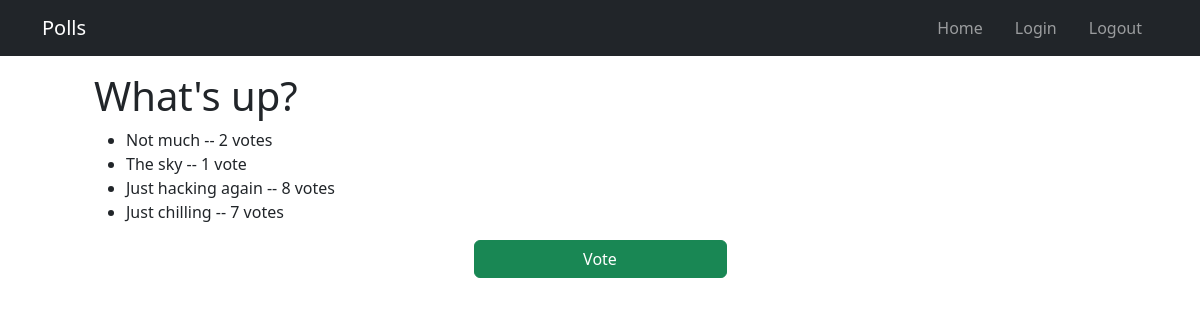
/1/results/, run on an earlier commit of the app's database.
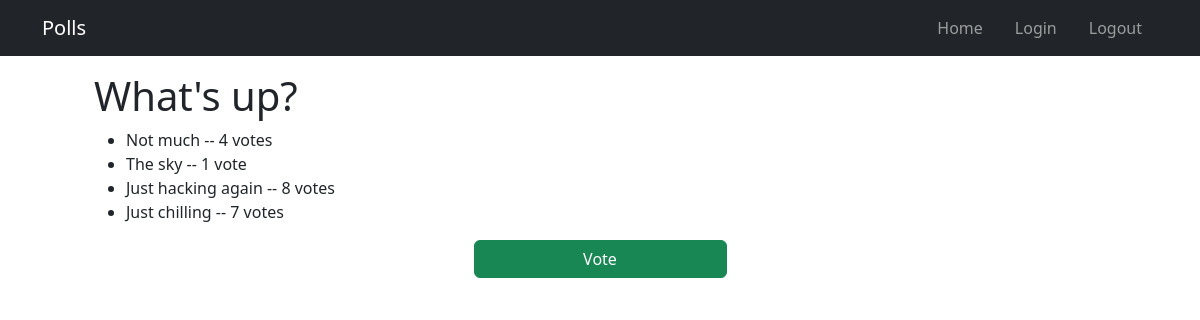
And on a later commit of the database.
### main/models.py (models this page shows, shortened)
class Question(models.Model):
    question_text = models.CharField(max_length=200)
    pub_date = models.DateTimeField("date published")

class Choice(models.Model):
    question = models.ForeignKey(Question, on_delete=models.CASCADE)
    choice_text = models.CharField(max_length=200)
    votes = models.IntegerField(default=0)

### main/views.py (the view)
# urls.py: path("<int:question_id>/results/", views.results, name="results"),
def results(request, question_id):
    question = get_object_or_404(Question, pk=question_id)
    return render(request, "main/results.html", {"question": question})

### main/templates/main/results.html
{% extends "main/base.html" %}
{% block content %}
    <div class="container px-5">
        <h1>{{ question.question_text }}</h1>
        <ul>
            {% for choice in question.choice_set.all %}
                <li>{{ choice.choice_text }} -- {{ choice.votes }} vote{{ choice.votes|pluralize }}</li>
            {% endfor %}
        </ul>
    </div>
    <div class="container d-grid gap-2 col-3">
        <a class="btn btn-success" href="{% url 'main:detail' question.id %}">Vote</a>
    </div>
{% endblock content %}

### main/templates/main/base.html (shortened to what this page needs)
{% load static %}
<!DOCTYPE html>
<html>
    <head>
        <link href="https://cdn.jsdelivr.net/npm/bootstrap@5.3.2/dist/css/bootstrap.min.css" rel="stylesheet">
    </head>
    <body>
        <div class="navbar navbar-expand-md navbar-dark bg-dark">
            <div class="container">
                <a href="{% url 'main:index' %}" class="navbar-brand">Polls</a>
                <div class="collaplse navbar-collapse d-flex justify-content-end" id="nav">
                    <ul class="navbar-nav">
                        <li class="nav-item px-2">
                            <a class="nav-link {% block nav_home %} {% endblock %}" href="{% url 'main:index' %}">Home</a>
                        </li>
                        <li class="nav-item px-2">
                            <a class="nav-link {% block nav_login %} {% endblock %}" href="{% url 'login' %}">Login</a>
                        </li>
                        <li class="nav-item px-2">
                            <a class="nav-link" href="{% url 'logout' %}">Logout</a>
                        </li>
                    </ul>
                </div>
            </div>
        </div>
        <div class="container p-3">
            {% block content %}
            {% endblock content %}
        </div>
    </body>
</html>

What changed in the data, as far as the page shows it:
changed Choice "Not much": votes "2" → "4"
